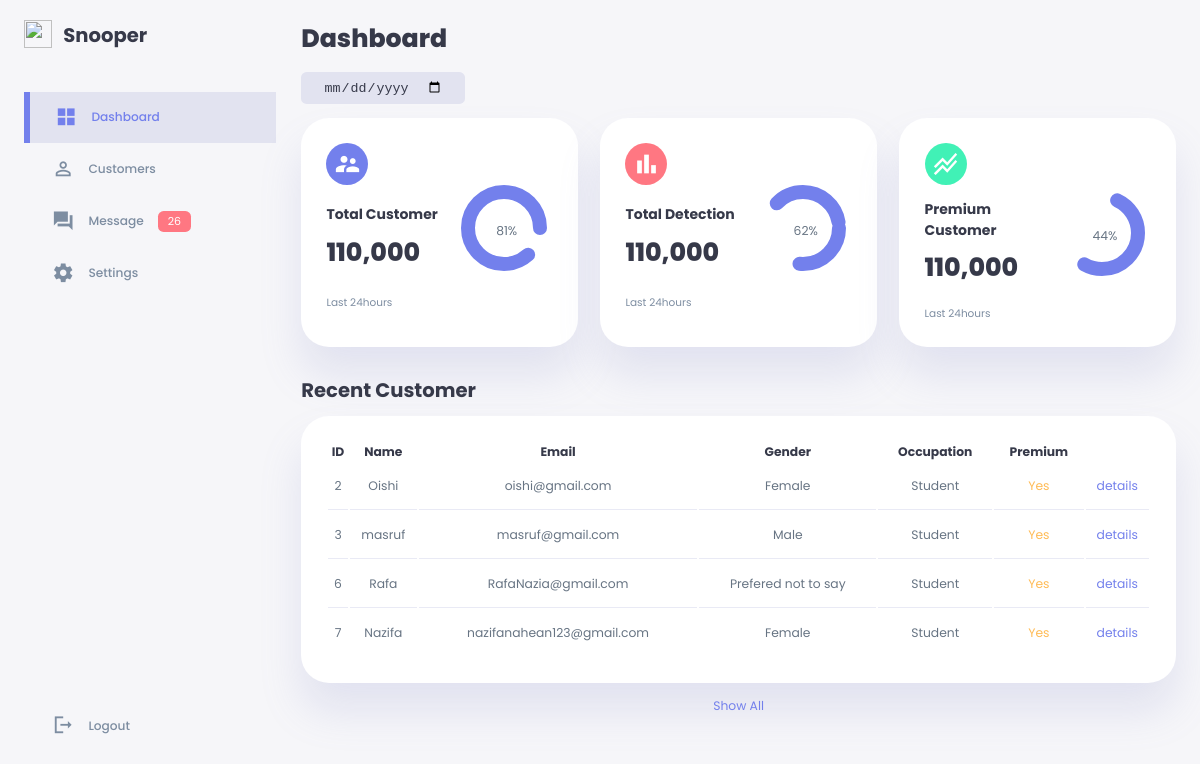
The app's page /admin/ with its own data.
### website/models.py (models this page shows)
class User(db.Model, UserMixin):
    id = db.Column(db.Integer, db.Sequence('seq_reg_id', start=1, increment=1),primary_key=True)
    first_name = db.Column(db.String(150))
    last_name = db.Column(db.String(150))
    email = db.Column(db.String(50),unique = True)
    phone_number = db.Column(db.String(11))
    password = db.Column(db.String(8))
    occupation = db.Column(db.String(10))
    date_of_birth =db.Column(db.Date)
    gender = db.Column(db.String(20))

### website/admin.py (the view)
@admin.route('/')
def admin_dashboard():
    customers = User.query.all()
    return render_template("admin_dashboard.html",customers=customers)

### website/templates/admin_dashboard.html
{% extends 'base_admin.html' %} {% block content %}
<link
  rel="stylesheet"
  href="{{ url_for('static', filename='css/admin_dashboard.css') }}"
/>
<main>
  <h1>Dashboard</h1>
  <div class="date">
    <input type="date" />
  </div>
  <div class="insights">
    <div class="total-customer">
      <span class="material-icons-sharp"> supervisor_account </span>
      <div class="middle">
        <div class="left">
          <h3>Total Customer</h3>
          <h1>110,000</h1>
        </div>
        <div class="progress">
          <svg>
            <circle cx="38" cy="38" r="36"></circle>
          </svg>
          <div class="number">
            <p>81%</p>
          </div>
        </div>
      </div>
      <small class="text-muted">Last 24hours</small>
    </div>
    <div class="total-detection">
      <span class="material-icons-sharp"> bar_chart </span>
      <div class="middle">
        <div class="left">
          <h3>Total Detection</h3>
          <h1>110,000</h1>
        </div>
        <div class="progress">
          <svg>
            <circle cx="38" cy="38" r="36"></circle>
          </svg>
          <div class="number">
            <p>62%</p>
          </div>
        </div>
      </div>
      <small class="text-muted">Last 24hours</small>
    </div>
    <div class="premium-customer">
      <span class="material-icons-sharp"> stacked_line_chart </span>
      <div class="middle">
        <div class="left">
          <h3>Premium Customer</h3>
          <h1>110,000</h1>
        </div>
        <div class="progress">
          <svg>
            <circle cx="38" cy="38" r="36"></circle>
          </svg>
          <div class="number">
            <p>44%</p>
          </div>
        </div>
      </div>
      <small class="text-muted">Last 24hours</small>
    </div>
  </div>
  <div class="recent-customers">
    <h2>Recent Customer</h2>
    <table>
      <thead>
        <tr>
          <th>ID</th>
          <th>Name</th>
          <th>Email</th>
          <th>Gender</th>
          <th>Occupation</th>
          <th>Premium</th>
          <th></th>
        </tr>
      </thead>
      <tbody>
        {% for customer in customers %}
        <tr>
          <td>{{customer.id}}</td>
          <td>{{customer.first_name}}</td>
          <td>{{customer.email}}</td>
          <td>{{customer.gender}}</td>
          <td>{{customer.occupation}}</td>
          <td class="warning">Yes</td>
          <td class="primary"><a href="/details/{{customer.id}}">details</a></td>
        </tr>
        {% endfor %}
      </tbody>
    </table>
    <a href="#">Show All</a>
  </div>
</main>
{% endblock content %}

### website/templates/base_admin.html (shortened to what this page needs)
<!DOCTYPE html>
<html lang="en">
  <head>
    <link
      rel="stylesheet"
      href="{{ url_for('static', filename='css/base_admin.css') }}"
    />
  </head>
  <body>
    <div class="container">
      <aside>
        <div class="top">
          <div class="logo">
            <img src="" alt="" />
            <h2>Snooper</h2>
          </div>
        </div>
        <div class="sidebar">
          <a {% if request.path == '/admin/' %} class="active" {% endif %} href="{{url_for('admin.admin_dashboard')}}">
            <span class="material-icons-sharp">grid_view</span>
            <h3>Dashboard</h3>
          </a>
          <a {% if request.path == '/admin/customers-info' %} class="active" {% endif %} href="{{url_for('admin.customers_info')}}">
            <span class="material-icons-sharp">person_outline</span>
            <h3>Customers</h3>
          </a>
          <a {% if request.path == '/admin/messages' %} class="active" {% endif %} href="{{url_for('admin.customer_messages')}}">
            <span class="material-icons-sharp">question_answer</span>
            <h3>Message</h3>
            <span class="message-count">26</span>
          </a>
          <a {% if request.path == '/admin/settings' %} class="active" {% endif %} href="{{url_for('admin.settings')}}">
            <span class="material-icons-sharp">settings</span>
            <h3>Settings</h3>
          </a>
          <a href="#">
            <span class="material-icons-sharp">logout</span>
            <h3>Logout</h3>
          </a>
        </div>
      </aside>
      {% block content %}{% endblock content %}
    </div>
  </body>
</html>

### website/static/css/base_admin.css (style rules this page uses)
:root { --color-primary: #7380ec; --color-background: #f6f6f9; --color-light: rgba(132, 139, 200, 0.18); --color-dark: #363949; --color-info-dark: #7d8da1; --color-dark-variant: #677483; --color-danger: #ff7782; --color-success: #41f1b6; --color-warning: #ffbb55; --color-white: #fff; --card-border-radius: 2rem; --border-radius-1: 0.4rem; --border-radius-2: 0.8rem; --border-radius-3: 1.2rem; --card-padding: 1.8rem; --padding-1: 1.2rem; --box-shadow: 0 2rem 3rem var(--color-light); }
* { margin: 0; padding: 0; outline: 0; appearance: none; border: 0; text-decoration: none; list-style: none; box-sizing: border-box; }
html { font-size: 14px; }
body { width: 100vw; height: 100vh; font-family: poppins, sans-serif; font-size: 0.88rem; background: var(--color-background); user-select: none; overflow-x: hidden; color: var(--color-dark); }
.container { display: grid; width: 96%; margin: 0 auto; gap: 1.8rem; grid-template-columns: 18rem auto; }
a { color: var(--color-dark); }
img { display: block; width: 100%; }
h1 { font-weight: 800; font-size: 1.8rem; }
h2 { font-size: 1.4rem; }
h3 { font-size: 0.87rem; }
small { font-size: 0.75rem; }
.text-muted { color: var(--color-info-dark); }
p { color: var(--color-dark-variant); }
.primary { color: var(--color-primary); }
.warning { color: var(--color-warning); }
aside { height: 100vh; }
aside .top { display: flex; align-items: center; justify-content: space-between; margin-top: 1.4rem; }
aside .logo { display: flex; gap: 0.8rem; }
aside .logo img { width: 2rem; height: 2rem; }
aside .sidebar { display: flex; flex-direction: column; height: 86vh; position: relative; top: 3rem; }
aside h3 { font-weight: 500; }
aside .sidebar a { display: flex; color: var(--color-info-dark); margin-left: 2rem; gap: 1rem; align-items: center; position: relative; height: 3.7rem; transition: all 300ms ease; }
aside .sidebar a span { font-size: 1.6rem; transition: all 300ms ease; }
aside .sidebar a:last-child { position: absolute; bottom: 2rem; width: 100%; }
aside .sidebar a.active { background: var(--color-light); color: var(--color-primary); margin-left: 0; }
aside .sidebar a.active:before { content: ""; width: 6px; height: 100%; background: var(--color-primary); }
aside .sidebar a.active span { color: var(--color-primary); margin-left: calc(1rem - 3px); }
aside .sidebar .message-count { background: var(--color-danger); color: var(--color-white); padding: 2px 10px; font-size: 11px; border-radius: var(--border-radius-1); }

### website/static/css/admin_dashboard.css (style rules this page uses)
main { margin-top: 1.4rem; }
main .date { display: inline-block; background: var(--color-light); border-radius: var(--border-radius-1); margin-top: 1rem; padding: 0.5rem 1.6rem; }
main .date input[type="date"] { background: transparent; color: var(--color-dark); }
main .insights { display: grid; grid-template-columns: repeat(3, 1fr); gap: 1.6rem; }
main .insights > div { background: var(--color-white); padding: var(--card-padding); border-radius: var(--card-border-radius); margin-top: 1rem; box-shadow: var(--box-shadow); transition: all 300ms ease; }
main .insights > div span { background: var(--color-primary); padding: 0.5rem; border-radius: 50%; color: var(--color-white); font-size: 2rem; }
main .insights > div.total-detection span { background: var(--color-danger); }
main .insights > div.premium-customer span { background: var(--color-success); }
main .insights > div .middle { display: flex; align-items: center; justify-content: space-between; }
main .insights h3 { margin: 1rem 0 0.6rem; font-size: 1rem; }
main .insights .progress { position: relative; width: 92px; height: 92px; border-radius: 50%; }
main .insights svg { width: 7rem; height: 7rem; }
main .insights .progress .number { position: absolute; top: 0; left: 0; height: 100%; width: 100%; display: flex; justify-content: center; align-items: center; }
main .insights small { margin-top: 1.3rem; display: block; }
main .recent-customers { margin-top: 2rem; }
main .recent-customers h2 { margin-bottom: 0.8rem; }
main .recent-customers table { background: var(--color-white); width: 100%; border-radius: var(--card-border-radius); padding: var(--card-padding); text-align: center; box-shadow: var(--box-shadow); transition: all 300ms ease; }
main table tbody td { height: 2.8rem; border-bottom: 1px solid var(--color-light); color: var(--color-dark-variant); }
main table tbody tr:last-child td { border: none; }
main .recent-customers a { text-align: center; display: block; margin: 1rem auto; color: var(--color-primary); }

### records on screen
User: id "2", first_name "Oishi", email "oishi@gmail.com", gender "Female", occupation "Student"
User: id "3", first_name "masruf", email "masruf@gmail.com", gender "Male", occupation "Student"
User: id "6", first_name "Rafa", email "RafaNazia@gmail.com", gender "Prefered not to say", occupation "Student"
User: id "7", first_name "Nazifa", email "nazifanahean123@gmail.com", gender "Female", occupation "Student"
